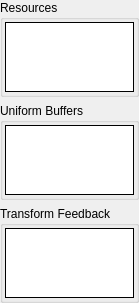
         <widget class="QWidget" name="gsScrollContents">
          <property name="geometry">
           <rect>
            <x>0</x>
            <y>0</y>
            <width>117</width>
            <height>258</height>
           </rect>
          </property>
          <layout class="QVBoxLayout" name="verticalLayout_14">
           <property name="leftMargin">
            <number>0</number>
           </property>
           <property name="topMargin">
            <number>0</number>
           </property>
           <property name="rightMargin">
            <number>0</number>
           </property>
           <property name="bottomMargin">
            <number>0</number>
           </property>
           <item>
            <widget class="CollapseGroupBox" name="gsResGroup">
             <property name="sizePolicy">
              <sizepolicy hsizetype="Preferred" vsizetype="Expanding">
               <horstretch>0</horstretch>
               <verstretch>1</verstretch>
              </sizepolicy>
             </property>
             <property name="title">
              <string>Resources</string>
             </property>
             <layout class="QHBoxLayout" name="horizontalLayout_12">
              <property name="leftMargin">
               <number>2</number>
              </property>
              <property name="topMargin">
               <number>2</number>
              </property>
              <property name="rightMargin">
               <number>2</number>
              </property>
              <property name="bottomMargin">
               <number>2</number>
              </property>
              <item>
               <widget class="RDTreeWidget" name="gsResources">
                <property name="frameShape">
                 <enum>QFrame::Box</enum>
                </property>
                <property name="frameShadow">
                 <enum>QFrame::Plain</enum>
                </property>
                <property name="editTriggers">
                 <set>QAbstractItemView::NoEditTriggers</set>
                </property>
                <property name="showDropIndicator" stdset="0">
                 <bool>false</bool>
                </property>
                <property name="rootIsDecorated">
                 <bool>true</bool>
                </property>
                <property name="uniformRowHeights">
                 <bool>true</bool>
                </property>
                <property name="allColumnsShowFocus">
                 <bool>true</bool>
                </property>
                <attribute name="headerStretchLastSection">
                 <bool>false</bool>
                </attribute>
               </widget>
              </item>
             </layout>
            </widget>
           </item>
           <item>
            <widget class="CollapseGroupBox" name="gsUBOGroup">
             <property name="sizePolicy">
              <sizepolicy hsizetype="Preferred" vsizetype="Expanding">
               <horstretch>0</horstretch>
               <verstretch>1</verstretch>
              </sizepolicy>
             </property>
             <property name="title">
              <string>Uniform Buffers</string>
             </property>
             <layout class="QHBoxLayout" name="horizontalLayout_14">
              <property name="leftMargin">
               <number>2</number>
              </property>
              <property name="topMargin">
               <number>2</number>
              </property>
              <property name="rightMargin">
               <number>2</number>
              </property>
              <property name="bottomMargin">
               <number>2</number>
              </property>
              <item>
               <widget class="RDTreeWidget" name="gsUBOs">
                <property name="frameShape">
                 <enum>QFrame::Box</enum>
                </property>
                <property name="frameShadow">
                 <enum>QFrame::Plain</enum>
                </property>
                <property name="editTriggers">
                 <set>QAbstractItemView::NoEditTriggers</set>
                </property>
                <property name="showDropIndicator" stdset="0">
                 <bool>false</bool>
                </property>
                <property name="rootIsDecorated">
                 <bool>true</bool>
                </property>
                <property name="uniformRowHeights">
                 <bool>true</bool>
                </property>
                <property name="allColumnsShowFocus">
                 <bool>true</bool>
                </property>
                <attribute name="headerStretchLastSection">
                 <bool>false</bool>
                </attribute>
               </widget>
              </item>
             </layout>
            </widget>
           </item>
           <item>
            <widget class="QGroupBox" name="xfbGroup">
             <property name="sizePolicy">
              <sizepolicy hsizetype="Preferred" vsizetype="Expanding">
               <horstretch>0</horstretch>
               <verstretch>1</verstretch>
              </sizepolicy>
             </property>
             <property name="title">
              <string>Transform Feedback</string>
             </property>
             <layout class="QHBoxLayout" name="horizontalLayout_26">
              <property name="leftMargin">
               <number>2</number>
              </property>
              <property name="topMargin">
               <number>2</number>
              </property>
              <property name="rightMargin">
               <number>2</number>
              </property>
              <property name="bottomMargin">
               <number>2</number>
              </property>
              <item>
               <widget class="RDTreeWidget" name="xfbBuffers">
                <property name="frameShape">
                 <enum>QFrame::Box</enum>
                </property>
                <property name="frameShadow">
                 <enum>QFrame::Plain</enum>
                </property>
                <property name="editTriggers">
                 <set>QAbstractItemView::NoEditTriggers</set>
                </property>
                <property name="showDropIndicator" stdset="0">
                 <bool>false</bool>
                </property>
                <property name="indentation">
                 <number>0</number>
                </property>
                <property name="rootIsDecorated">
                 <bool>false</bool>
                </property>
                <property name="allColumnsShowFocus">
                 <bool>true</bool>
                </property>
                <attribute name="headerStretchLastSection">
                 <bool>false</bool>
                </attribute>
               </widget>
              </item>
             </layout>
            </widget>
           </item>
           <item>
            <spacer name="verticalSpacer_4">
             <property name="orientation">
              <enum>Qt::Vertical</enum>
             </property>
             <property name="sizeType">
              <enum>QSizePolicy::MinimumExpanding</enum>
             </property>
             <property name="sizeHint" stdset="0">
              <size>
               <width>0</width>
               <height>0</height>
              </size>
             </property>
            </spacer>
           </item>
          </layout>
         </widget>
